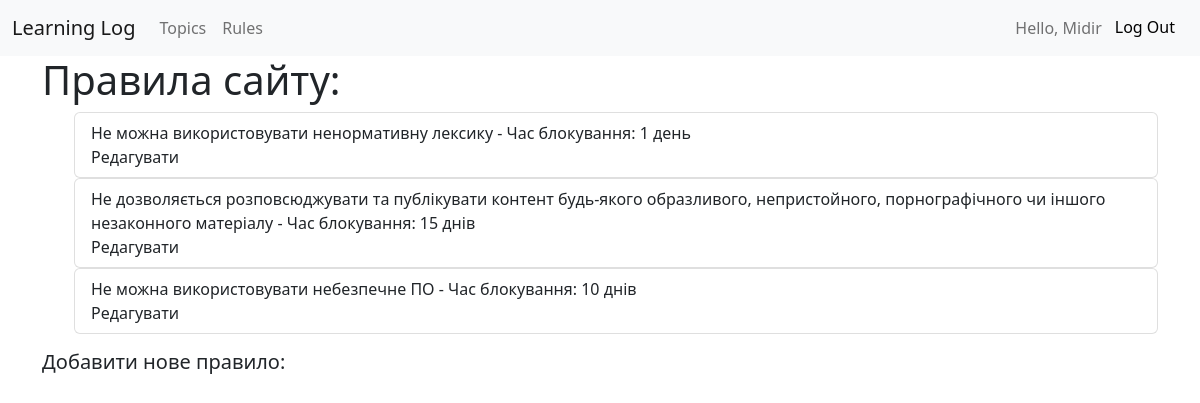
/rules (signed in), run on the app's committed database.
### learning_logs/models.py (models this page shows, shortened)
class Rule(models.Model):
    rule = models.CharField(max_length=255)
    ban = models.CharField(max_length=255)

### learning_logs/views.py (the view)
# urls.py: path('rules', views.rules, name='rules'),
@login_required
def rules(request):
    rules = Rule.objects.all()
    return render(request, 'learning_logs/rules.html', {'rules': rules})

### templates/learning_logs/rules.html
{% extends 'learning_logs/base.html' %}
{% block content %}
<div class='container'>
    <h1>Правила сайту:</h1>
    <ul>
        {% for rule in rules %}
        <ul class="list-group">
            <li class="list-group-item">{{ rule.rule }} - Час блокування: {{ rule.ban }}
            <a href="{% url 'learning_logs:edit_rule' rule.id %}" class="nav-link">Редагувати</a></li>
        </ul>
        {% empty %}
            <li>Тут ще не має правил!</li>
        {% endfor %}
    </ul>
    <h5><a href="{% url 'learning_logs:new_rule' %}" class="nav-link">Добавити нове правило:</a></h5>
</div>
{% endblock %}

### templates/learning_logs/base.html (shortened to what this page needs)
<!DOCTYPE html>
<html lang="en">
    <head>
        <link href="https://cdn.jsdelivr.net/npm/bootstrap@5.2.3/dist/css/bootstrap.min.css" rel="stylesheet">
    </head>
    <nav class="navbar navbar-expand-lg bg-light">
      <div class="container-fluid">
          <a class="navbar-brand" href="{% url 'learning_logs:index' %}">Learning Log</a>
          <div class="collapse navbar-collapse" id="navbarSupportedContent">
              <ul class="navbar-nav me-auto mb-2 mb-lg-0">
                  <li class="nav-item">
                      <a class="nav-link" href="{% url 'learning_logs:topics' %}">Topics</a>
                  </li>
              </ul>
              <div class="collapse navbar-collapse" id="navbarSupportedContent">
                <ul class="navbar-nav me-auto mb-2 mb-lg-0">
                    <li class="nav-item">
                        <a class="nav-link" href="{% url 'learning_logs:rules' %}">Rules</a>
                    </li>
                </ul>
              <div class="d-flex ms-auto">
                  <ul class="navbar-nav">
                  {% if user.is_authenticated %}
                      <span class="navbar-text">Hello, {{ user.username }}</span>
                      <li class="nav-item">
                        <form method="post" action="{% url 'users:logout' %}">{% csrf_token %} <button name="submit" class="btn btn-light">Log Out</button></form>
                      </li>
                  {% endif %}
                  </ul>
              </div>
          </div>
      </div>
  </nav>
  {% block content %}
  {% endblock %}
  </html>

### data on the page
Rule: rule "Не можна використовувати ненормативну лексику", ban "1 день"
Rule: rule "Не дозволяється розповсюджувати та публікувати контент будь-якого образливого, непристойного, порнографічного чи іншого незаконного матеріалу", ban "15 днів"
Rule: rule "Не можна використовувати небезпечне ПО", ban "10 днів"

### other printed values
{{ user.username }} "Midir"
